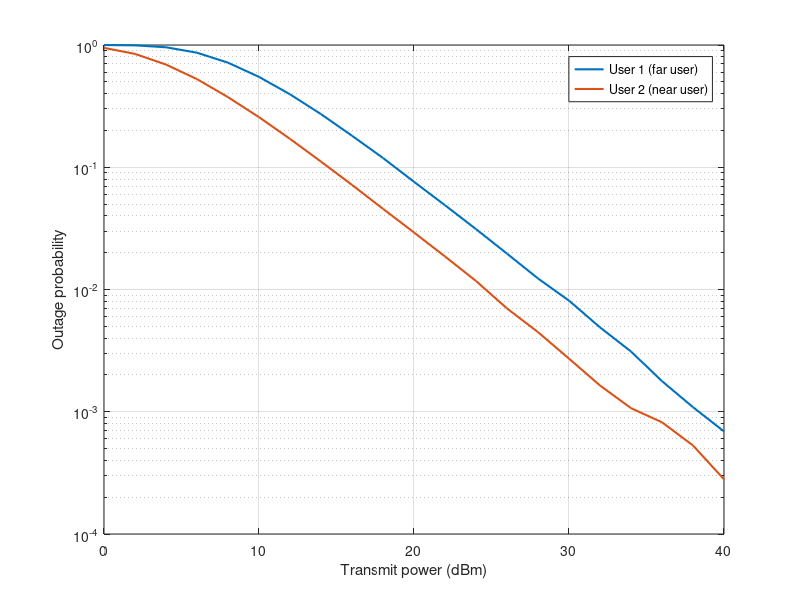
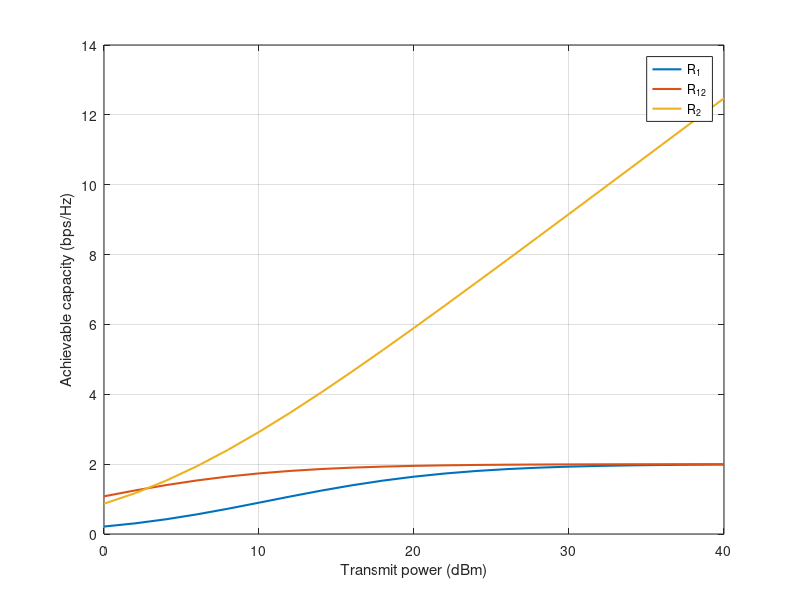

MATLAB code to generate these figures, in order:
clc; 
clear all;
close all;

N = 10^5;%number of bits transmitted

d1 = 1000; d2 = 500;    %Distances of users from base station (BS)
a1 = 0.75; a2 = 0.25;   %Power allocation factors
eta = 4;                %Path loss exponent

%Generate rayleigh fading coefficient for both users
h1 = sqrt(d1^-eta)*(randn(1,N)+1i*randn(1,N))/sqrt(2);
h2 = sqrt(d2^-eta)*(randn(1,N)+1i*randn(1,N))/sqrt(2);

g1 = (abs(h1)).^2;
g2 = (abs(h2)).^2;

Pt = 0:2:40;                %Transmit power in dBm
pt = (10^-3)*10.^(Pt/10);   %Transmit power in linear scale
BW = 10^6;                  %System bandwidth
No = -174 + 10*log10(BW);   %Noise power (dBm)
no = (10^-3)*10.^(No/10);   %Noise power (linear scale)

p = length(Pt);
p1 = zeros(1,length(Pt));
p2 = zeros(1,length(Pt));

rate1 = 1; rate2 = 2;       %Target rate of users in bps/Hz
for u = 1:p
    %Calculate SNRs
    gamma_1 = a1*pt(u)*g1./(a2*pt(u)*g1+no);
    gamma_12 = a1*pt(u)*g2./(a2*pt(u)*g2+no);
    gamma_2 = a2*pt(u)*g2/no;
    
    %Calculate achievable rates
    R1 = log2(1+gamma_1);
    R12 = log2(1+gamma_12);
    R2 = log2(1+gamma_2);
    
    %Find average of achievable rates
    R1_av(u) = mean(R1);
    R12_av(u) = mean(R12);
    R2_av(u) = mean(R2);
    
    %Check for outage
    for k = 1:N
        if R1(k) < rate1
            p1(u) = p1(u)+1;
        end
        if (R12(k) < rate1)||(R2(k) < rate2)
            p2(u) = p2(u)+1;
        end
    end
end

pout1 = p1/N; 
pout2 = p2/N;

figure;
semilogy(Pt, pout1, 'linewidth', 1.5); hold on; grid on;
semilogy(Pt, pout2, 'linewidth', 1.5);
xlabel('Transmit power (dBm)');
ylabel('Outage probability');
legend('User 1 (far user)','User 2 (near user)');

figure;
plot(Pt, R1_av, 'linewidth', 1.5); hold on; grid on;
plot(Pt, R12_av, 'linewidth', 1.5);
plot(Pt, R2_av, 'linewidth', 1.5);
xlabel('Transmit power (dBm)');
ylabel('Achievable capacity (bps/Hz)');
legend('R_1','R_{12}','R_2')


